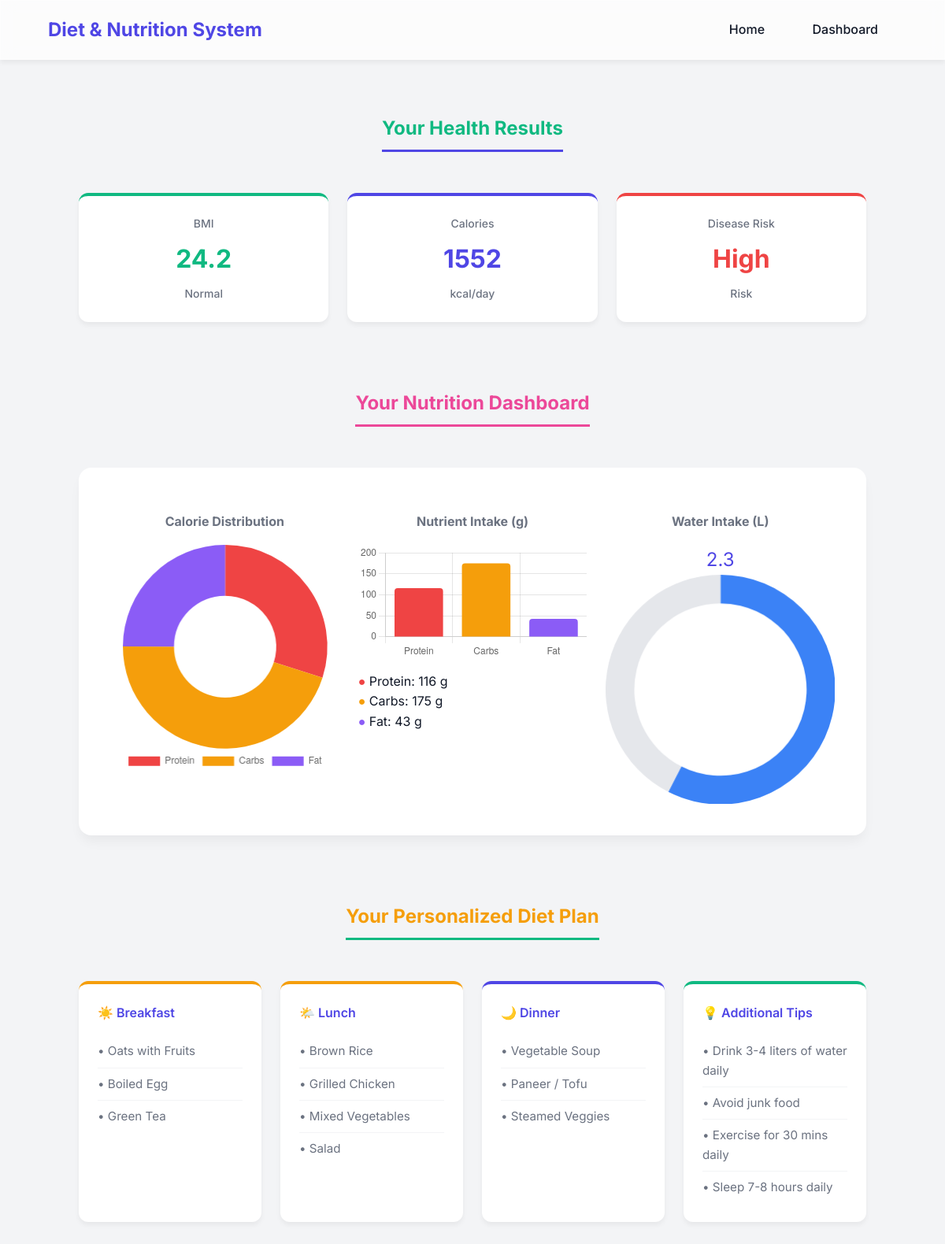
The app's page /result/1/ with its own data.
### prediction/models.py (models this page shows, shortened)
class HealthData(models.Model):
    GENDER_CHOICES = [
        ('Male', 'Male'),
        ('Female', 'Female'),
        ('Other', 'Other'),
    ]
    ACTIVITY_LEVEL_CHOICES = [
        ('Sedentary', 'Sedentary'),
        ('Lightly Active', 'Lightly Active'),
        ('Moderate', 'Moderate'),
        ('Very Active', 'Very Active'),
        ('Extra Active', 'Extra Active'),
    ]
    GOAL_CHOICES = [
        ('Weight Loss', 'Weight Loss'),
        ('Maintenance', 'Maintenance'),
        ('Weight Gain', 'Weight Gain'),
    ]
    MEDICAL_CONDITION_CHOICES = [
        ('None', 'None'),
        ('Diabetes', 'Diabetes'),
        ('Hypertension', 'Hypertension'),
        ('PCOS', 'PCOS'),
        ('Thyroid', 'Thyroid'),
    ]
    user = models.ForeignKey(User, on_delete=models.CASCADE, null=True, blank=True)
    name = models.CharField(max_length=100)
    age = models.IntegerField()
    gender = models.CharField(max_length=10, choices=GENDER_CHOICES)
    height = models.FloatField(help_text="Height in cm")
    weight = models.FloatField(help_text="Weight in kg")
    activity_level = models.CharField(max_length=20, choices=ACTIVITY_LEVEL_CHOICES)
    goal = models.CharField(max_length=20, choices=GOAL_CHOICES)
    medical_condition = models.CharField(max_length=20, choices=MEDICAL_CONDITION_CHOICES, default='None')
    bmi = models.FloatField(null=True, blank=True)
    calories = models.IntegerField(null=True, blank=True)
    protein = models.IntegerField(null=True, blank=True)
    carbs = models.IntegerField(null=True, blank=True)
    fat = models.IntegerField(null=True, blank=True)
    disease_risk = models.CharField(max_length=20, null=True, blank=True)
    created_at = models.DateTimeField(auto_now_add=True)

### prediction/views.py (the view)
# urls.py: path('result/<int:pk>/', views.result_view, name='result'),
def result_view(request, pk):
    try:
        data = HealthData.objects.get(pk=pk)
    except HealthData.DoesNotExist:
        return redirect('prediction')
    diet_plan = get_diet_plan(data.goal)
    water_intake = round(data.weight * 0.033, 1) # ~33ml per kg of body weight
    context = {
        'data': data,
        'diet_plan': diet_plan,
        'water_intake': water_intake
    }
    return render(request, 'result.html', context)

### templates/result.html (shortened to what this page needs)
{% extends 'base.html' %}
{% block content %}
<div class="container" style="padding-top: 3rem;">
    <div class="results-header">
        <h2 style="color: var(--secondary); display: inline-block; border-bottom: 3px solid var(--primary); padding-bottom: 0.5rem;">Your Health Results</h2>
    </div>
    <div class="metrics-grid">
        <div class="metric-card bmi">
            <div class="metric-label">BMI</div>
            <div class="metric-value" style="color: var(--secondary);">{{ data.bmi }}</div>
            <div class="metric-label">{% if data.bmi < 18.5 %}Underweight{% elif data.bmi < 25 %}Normal{% elif data.bmi < 30 %}Overweight{% else %}Obese{% endif %}</div>
        </div>
        <div class="metric-card calories">
            <div class="metric-label">Calories</div>
            <div class="metric-value" style="color: var(--primary);">{{ data.calories }}</div>
            <div class="metric-label">kcal/day</div>
        </div>
        <div class="metric-card" style="border-color: {% if data.disease_risk == 'High' %}var(--danger){% else %}var(--secondary){% endif %};">
            <div class="metric-label">Disease Risk</div>
            <div class="metric-value" style="color: {% if data.disease_risk == 'High' %}var(--danger){% else %}var(--secondary){% endif %};">{{ data.disease_risk }}</div>
            <div class="metric-label">Risk</div>
        </div>
    </div>
    <div class="results-header" style="margin-top: 4rem;">
        <h2 style="color: #EC4899; display: inline-block; border-bottom: 3px solid #EC4899; padding-bottom: 0.5rem;">Your Nutrition Dashboard</h2>
    </div>
    <div class="card" style="margin-bottom: 4rem;">
        <div style="display: grid; grid-template-columns: repeat(auto-fit, minmax(250px, 1fr)); gap: 1.5rem;">
            <div>
                <h3 style="text-align: center; font-size: 1rem; color: var(--text-muted);">Calorie Distribution</h3>
                <canvas id="macroPieChart"></canvas>
            </div>
            <div>
                <h3 style="text-align: center; font-size: 1rem; color: var(--text-muted);">Nutrient Intake (g)</h3>
                <canvas id="macroBarChart"></canvas>
                 <ul style="list-style: none; padding: 0; margin-top: 1rem;">
                    <li><span style="color: #EF4444;">●</span> Protein: {{ data.protein }} g</li>
                    <li><span style="color: #F59E0B;">●</span> Carbs: {{ data.carbs }} g</li>
                    <li><span style="color: #8B5CF6;">●</span> Fat: {{ data.fat }} g</li>
                </ul>
            </div>
            <div>
                <h3 style="text-align: center; font-size: 1rem; color: var(--text-muted);">Water Intake (L)</h3>
                <div style="font-size: 1.5rem; color: var(--primary); text-align: center; margin-top: 1rem;">{{ water_intake }}</div>
                 <canvas id="waterChart"></canvas>
            </div>
        </div>
    </div>
    <div class="results-header" style="margin-top: 4rem;">
        <h2 style="color: #F59E0B; display: inline-block; border-bottom: 3px solid var(--secondary); padding-bottom: 0.5rem;">Your Personalized Diet Plan</h2>
    </div>
    <div class="diet-plan-grid">
        <div class="meal-card" style="border-top: 4px solid #F59E0B;">
            <div class="meal-title">☀️ Breakfast</div>
            <ul class="meal-list">
                {% for item in diet_plan.Breakfast %}
                <li>• {{ item }}</li>
                {% endfor %}
            </ul>
        </div>
        <div class="meal-card" style="border-top: 4px solid #F59E0B;">
            <div class="meal-title">🌤️ Lunch</div>
            <ul class="meal-list">
                {% for item in diet_plan.Lunch %}
                <li>• {{ item }}</li>
                {% endfor %}
            </ul>
        </div>
        <div class="meal-card" style="border-top: 4px solid #4F46E5;">
            <div class="meal-title">🌙 Dinner</div>
            <ul class="meal-list">
                {% for item in diet_plan.Dinner %}
                <li>• {{ item }}</li>
                {% endfor %}
            </ul>
        </div>
        <div class="meal-card" style="border-top: 4px solid var(--secondary);">
            <div class="meal-title">💡 Additional Tips</div>
            <ul class="meal-list">
                {% for item in diet_plan.Tips %}
                <li>• {{ item }}</li>
                {% endfor %}
            </ul>
        </div>
    </div>
</div>
{% endblock %}
{% block scripts %}
<script>
    const protein = {{ data.protein }};
    const carbs = {{ data.carbs }};
    const fat = {{ data.fat }};
    // Pie Chart
    const ctxPie = document.getElementById('macroPieChart').getContext('2d');
    new Chart(ctxPie, {
        type: 'doughnut',
        data: {
            labels: ['Protein', 'Carbs', 'Fat'],
            datasets: [{
                data: [protein * 4, carbs * 4, fat * 9], // calories from macros
                backgroundColor: ['#EF4444', '#F59E0B', '#8B5CF6'],
                borderWidth: 0
            }]
        },
        options: {
            responsive: true,
            plugins: {
                legend: { position: 'bottom' }
            }
        }
    });
    // Bar Chart
    const ctxBar = document.getElementById('macroBarChart').getContext('2d');
    new Chart(ctxBar, {
        type: 'bar',
        data: {
            labels: ['Protein', 'Carbs', 'Fat'],
            datasets: [{
                label: 'Grams',
                data: [protein, carbs, fat],
                backgroundColor: ['#EF4444', '#F59E0B', '#8B5CF6'],
                borderRadius: 4
            }]
        },
        options: {
            responsive: true,
            plugins: {
                legend: { display: false }
            },
            scales: {
                y: { beginAtZero: true }
            }
        }
    });
    // Water Chart
    const waterIntake = {{ water_intake|default:0 }};
    const ctxWater = document.getElementById('waterChart').getContext('2d');
    new Chart(ctxWater, {
        type: 'doughnut',
        data: {
            labels: ['Intake', 'Remaining'],
            datasets: [{
                data: [waterIntake, Math.max(4 - waterIntake, 0)],
                backgroundColor: ['#3B82F6', '#E5E7EB'],
                borderWidth: 0
            }]
        },
        options: {
            responsive: true,
            plugins: {
                legend: { display: false }
            },
            cutout: '75%'
        }
    });
</script>
{% endblock %}

### static/css/index.css (style rules this page uses)
:root { --primary: #4F46E5; --primary-hover: #4338CA; --secondary: #10B981; --background: #F3F4F6; --surface: #FFFFFF; --text-main: #111827; --text-muted: #6B7280; --danger: #EF4444; --warning: #F59E0B; }
body { font-family: 'Inter', sans-serif; background-color: var(--background); color: var(--text-main); margin: 0; padding: 0; line-height: 1.6; }
.container { max-width: 1000px; margin: 0 auto; padding: 2rem; }
.card { background-color: var(--surface); border-radius: 16px; padding: 2.5rem; box-shadow: 0 10px 15px -3px rgba(0, 0, 0, 0.05); }
.results-header { text-align: center; margin-bottom: 2rem; }
.metrics-grid { display: grid; grid-template-columns: repeat(auto-fit, minmax(150px, 1fr)); gap: 1.5rem; margin-bottom: 3rem; }
.metric-card { background: var(--surface); border-radius: 12px; padding: 1.5rem; text-align: center; box-shadow: 0 4px 6px rgba(0,0,0,0.05); border-top: 4px solid var(--primary); transition: transform 0.3s ease; }
.metric-card.bmi { border-color: var(--secondary); }
.metric-card.calories { border-color: var(--primary); }
.metric-value { font-size: 2rem; font-weight: 700; margin: 0.5rem 0; color: var(--text-main); }
.metric-label { font-size: 0.875rem; color: var(--text-muted); font-weight: 500; }
.diet-plan-grid { display: grid; grid-template-columns: repeat(auto-fit, minmax(200px, 1fr)); gap: 1.5rem; }
.meal-card { background: var(--surface); border-radius: 12px; padding: 1.5rem; box-shadow: 0 4px 6px rgba(0,0,0,0.05); }
.meal-title { font-weight: 600; color: var(--primary); margin-bottom: 1rem; display: flex; align-items: center; gap: 0.5rem; }
.meal-list { list-style-type: none; padding: 0; margin: 0; }
.meal-list li { padding: 0.5rem 0; border-bottom: 1px solid #F3F4F6; color: var(--text-muted); font-size: 0.95rem; }
.meal-list li:last-child { border-bottom: none; }

### records on screen
HealthData: bmi "24.2", calories "1552", disease_risk "High", protein "116", carbs "175", fat "43"

### other values on screen
{{ water_intake }} "2.3"
{{ item }} "Oats with Fruits" "Boiled Egg" "Green Tea"
{{ item }} "Brown Rice" "Grilled Chicken" "Mixed Vegetables" "Salad"
{{ item }} "Vegetable Soup" "Paneer / Tofu" "Steamed Veggies"
{{ item }} "Drink 3-4 liters of water daily" "Avoid junk food" "Exercise for 30 mins daily" "Sleep 7-8 hours daily"
chart data {{ data.protein }} 116
chart data {{ data.carbs }} 175
chart data {{ data.fat }} 43
chart data {{ water_intake|default:0 }} 2.3
